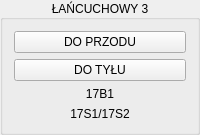
      <widget class="QGroupBox" name="groupBox_6">
       <property name="autoFillBackground">
        <bool>false</bool>
       </property>
       <property name="title">
        <string>ŁAŃCUCHOWY 3</string>
       </property>
       <property name="alignment">
        <set>Qt::AlignCenter</set>
       </property>
       <property name="flat">
        <bool>false</bool>
       </property>
       <property name="checkable">
        <bool>false</bool>
       </property>
       <layout class="QVBoxLayout" name="verticalLayout_10">
        <item>
         <layout class="QVBoxLayout" name="verticalLayout_11">
          <item>
           <widget class="QPushButton" name="pushButton_50">
            <property name="sizePolicy">
             <sizepolicy hsizetype="Minimum" vsizetype="Minimum">
              <horstretch>0</horstretch>
              <verstretch>0</verstretch>
             </sizepolicy>
            </property>
            <property name="whatsThis">
             <string>DB100.DBX2.0 toggle</string>
            </property>
            <property name="text">
             <string>DO PRZODU</string>
            </property>
            <property name="icon">
             <iconset>
              <normaloff>img/led_green_off.svg</normaloff>
              <normalon>img/led_green_on.svg</normalon>img/led_green_off.svg</iconset>
            </property>
            <property name="checkable">
             <bool>true</bool>
            </property>
            <property name="checked">
             <bool>false</bool>
            </property>
            <property name="autoRepeat">
             <bool>false</bool>
            </property>
            <property name="flat">
             <bool>false</bool>
            </property>
           </widget>
          </item>
          <item>
           <widget class="QPushButton" name="pushButton_51">
            <property name="sizePolicy">
             <sizepolicy hsizetype="Minimum" vsizetype="Minimum">
              <horstretch>0</horstretch>
              <verstretch>0</verstretch>
             </sizepolicy>
            </property>
            <property name="whatsThis">
             <string>DB100.DBX2.1 toggle</string>
            </property>
            <property name="text">
             <string>DO TYŁU</string>
            </property>
            <property name="icon">
             <iconset>
              <normaloff>img/led_green_off.svg</normaloff>
              <normalon>img/led_green_on.svg</normalon>img/led_green_off.svg</iconset>
            </property>
            <property name="checkable">
             <bool>true</bool>
            </property>
            <property name="checked">
             <bool>false</bool>
            </property>
            <property name="autoRepeat">
             <bool>false</bool>
            </property>
            <property name="flat">
             <bool>false</bool>
            </property>
           </widget>
          </item>
          <item>
           <widget class="QPushButton" name="pushButton_35">
            <property name="enabled">
             <bool>true</bool>
            </property>
            <property name="whatsThis">
             <string>db100.dbx8.3</string>
            </property>
            <property name="styleSheet">
             <string notr="true">border: None</string>
            </property>
            <property name="text">
             <string>17B1</string>
            </property>
            <property name="icon">
             <iconset>
              <normaloff>img/led_green_off.svg</normaloff>
              <normalon>img/led_green_on.svg</normalon>img/led_green_off.svg</iconset>
            </property>
            <property name="iconSize">
             <size>
              <width>15</width>
              <height>15</height>
             </size>
            </property>
            <property name="checkable">
             <bool>true</bool>
            </property>
            <property name="default">
             <bool>false</bool>
            </property>
            <property name="flat">
             <bool>true</bool>
            </property>
           </widget>
          </item>
          <item>
           <widget class="QPushButton" name="pushButton_36">
            <property name="enabled">
             <bool>true</bool>
            </property>
            <property name="whatsThis">
             <string>db100.dbx8.4</string>
            </property>
            <property name="styleSheet">
             <string notr="true">border: None</string>
            </property>
            <property name="text">
             <string>17S1/17S2</string>
            </property>
            <property name="icon">
             <iconset>
              <normaloff>img/led_green_off.svg</normaloff>
              <normalon>img/led_green_on.svg</normalon>img/led_green_off.svg</iconset>
            </property>
            <property name="iconSize">
             <size>
              <width>15</width>
              <height>15</height>
             </size>
            </property>
            <property name="checkable">
             <bool>true</bool>
            </property>
            <property name="default">
             <bool>false</bool>
            </property>
            <property name="flat">
             <bool>true</bool>
            </property>
           </widget>
          </item>
         </layout>
        </item>
       </layout>
      </widget>
